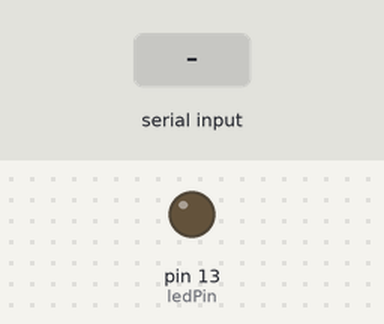
This sketch was run on a simulated Arduino Nano, built with avr-gcc and run on an emulated ATmega328P. Shown: output pins drawn as LEDs (lit = HIGH). The test bench sets the inputs (shaded band).

Above: at 1.2 s.
1.3 s: "2" received over the second serial link
At 2.3 s:
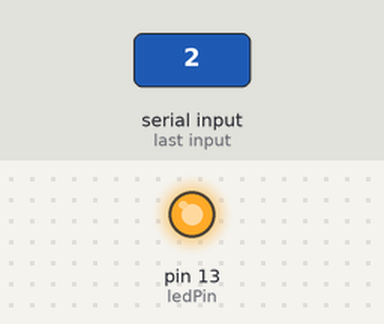
2.8 s: "1" received over the second serial link
At 3.5 s:
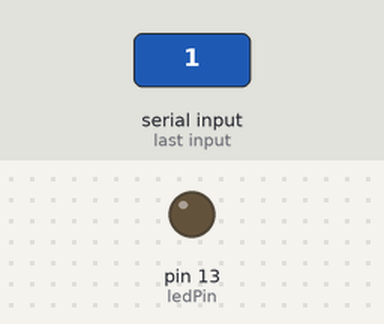
Timing chart, 0 to 5.8 s (numbered marks = the images above; inputs shaded):
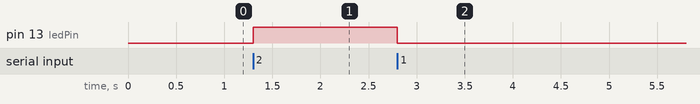

Measured:
- after the input at 1.3 s, pin 13 (ledPin): LOW → HIGH at once
- after the input at 2.8 s, pin 13 (ledPin): HIGH → LOW at once

The sketch:

sketch_sep30a.ino
```cpp
#include <SoftwareSerial.h>
SoftwareSerial BTserial(2, 3); // SRX | STX
// D2 pin of NANO is SRX-pin of NANO; it will have connection with TX-pin of HC-05
// D3 pin of NANO is STX-pin of NANO; it will have connection with RX-pin of HC-05 via voltage divider.

#define ledPin 13
#define analogPin A0

int val = 0;
char c=' '; //initializes to a space

void setup()
{
    pinMode(ledPin, OUTPUT);
    digitalWrite(ledPin, LOW);
    Serial.begin(9600);
    //BTserial.println("Arduino is ready");

    // HC-05 default serial speed for communication mode is 9600
    BTserial.begin(9600);
   // BTserial.println("BTserial started at 9600");
}

void loop()
{
   // Keep reading from HC-05 and send to Arduino Serial Monitor


    if (BTserial.available())
    {
        c = BTserial.read();
        //Serial.write(c);
    }
     if (c == '1') {
        digitalWrite(ledPin, LOW); // Turn LED OFF
        BTserial.println("LED: OFF"); // Send back, to the phone, the String "LED: ON"
        c = ' ';
    }
    else if (c == '2') {
      digitalWrite(ledPin, HIGH);
      BTserial.println("LED: ON");;
      c = ' ';
    }
    else if (c == '3')
    {

      val = analogRead(analogPin);     // read the input pin
     //float voltage = val * 500.0;
    // voltage /= 1024.0;
   val =  constrain(val, 100, 1000);
     BTserial.println(val);
      delay(500);

      }
}
```
